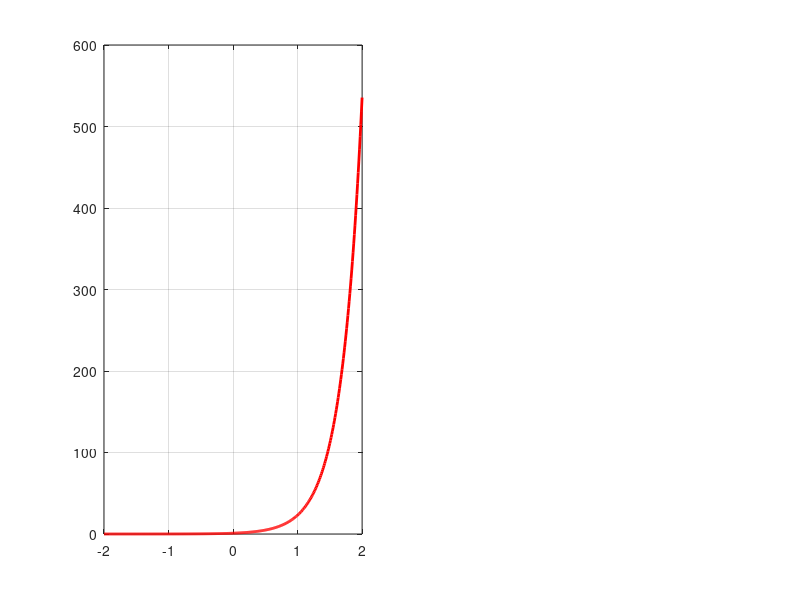

The MATLAB script that drew this image: (Note: this script raises an error after producing the figure.)

clear

t = -2:1/100:2;
x = exp(t*pi);
levels = 2^2;
codebook = [];
delta = (max(x) - min(x))/levels;
codebook = [min(x)];
for i=1:levels-1
    codebook = [codebook min(x)+i*delta];
end

[partition, codebook2] = lloyds(x,codebook);
subplot(1,2,1), hold on, grid on, box on
plot(t,x, 'r', 'linew',2)
for i=1:length(codebook)
    yline(codebook(i));
end

[x_q, quants] = quantiz(x, partition, codebook);
plot(t,quants, 'b', 'linew',2)


x = compand(x,255,max(x));
levels = 2^2;
codebook = [];
delta = (max(x) - min(x))/levels;
codebook = [min(x)];
for i=1:levels-1
    codebook = [codebook min(x)+i*delta];
end

[partition, codebook2] = lloyds(x,codebook);
subplot(1,2,2), hold on, grid on, box on
plot(t,x, 'r', 'linew',2)
for i=1:length(codebook)
    yline(codebook(i));
end

[x_q, quants] = quantiz(x, partition, codebook);
plot(t,quants, 'b', 'linew',2)
